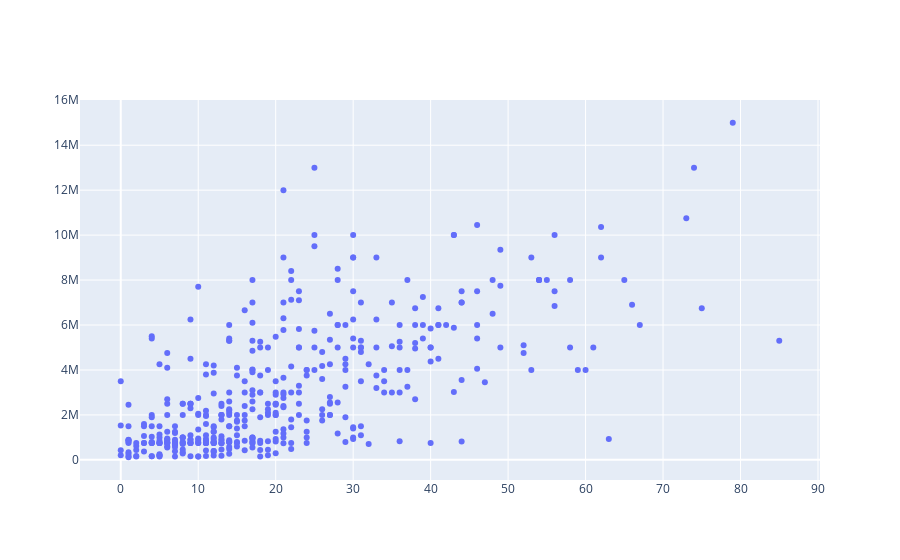

Write notebook code for a chart like this one.
### Code cell
custom_data = [data_['goals22']]

hover_template = "<b>Player Name: </b> %{text} <br><br>"
hover_template += "<b>{}: </b> %{x} <br>"
hover_template += "<b>Salary: </b> %{y} <br>"
# hover_template += "<b>Salary Rank: </b> %{customdata[1]} <br>"
hover_template += "<b>Player Rank: </b> %{customdata[0]}"

fig = go.Figure()

fig.add_trace(go.Scatter(
                    x=data_[str(col_name)],
                    y=data_['Salary_2021-22'],
                    mode='markers',
                    text=data_['fullName'],
                    hovertemplate=hover_template,
                    showlegend=False,
                    name='playerName',
                    customdata=custom_data
                    ))
fig.show()

### Figure 1 — Plotly figure (JSON) as saved in the notebook; plotly's stock layout.template omitted (floating-point values rounded to 4 significant figures; data arrays with more than 128 entries replaced by an {"elided": "..."} marker saying what was removed)
{"data": [{"customdata": {"elided": "1x441 int values"}, "hovertemplate": "<b>Player Name: </b> %{text} <br><br><b>{}: </b> %{x} <br><b>Salary: </b> %{y} <br><b>Player Rank: </b> %{customdata[0]}", "mode": "markers", "name": "playerName", "showlegend": false, "text": {"elided": "441 str values"}, "type": "scatter", "x": {"elided": "441 int values"}, "y": {"elided": "441 int values"}}], "layout": {}}
